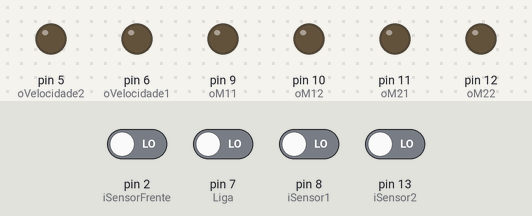
This sketch was run on a simulated Arduino Uno, built with avr-gcc and run on an emulated ATmega328P. Parts: output pins drawn as LEDs (lit = HIGH). The test bench sets the inputs (shaded band); at power-on: pin 2 (iSensorFrente), pin 7 (Liga), pin 8 (iSensor1), pin 13 (iSensor2) LOW.

Above: at 1.2 s.
1.3 s: pin 2 (iSensorFrente) driven HIGH
At 2.1 s:
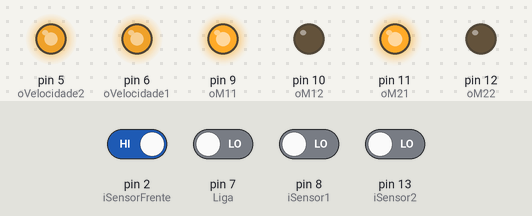
2.8 s: pin 8 (iSensor1) driven HIGH
At 3.2 s:
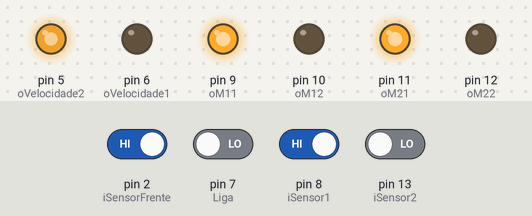
4.3 s: pin 13 (iSensor2) driven HIGH
At 5.5 s:
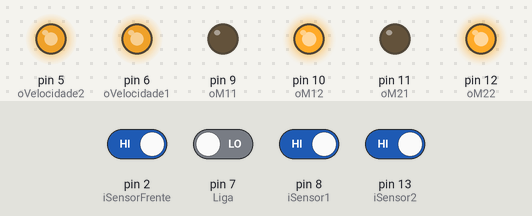
5.8 s: pin 8 (iSensor1) driven LOW
At 6.7 s:
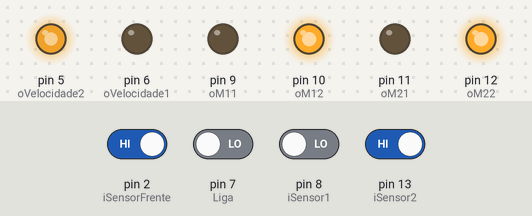
7.3 s: pin 13 (iSensor2) driven LOW
At 7.8 s:
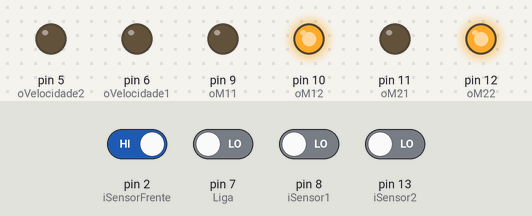
8.8 s: pin 7 (Liga) driven HIGH
At 10.2 s:
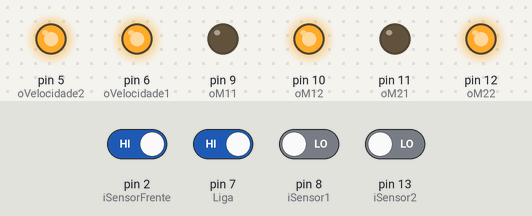
Timing chart, 0 to 11.3 s (numbered marks = the images above; inputs shaded):
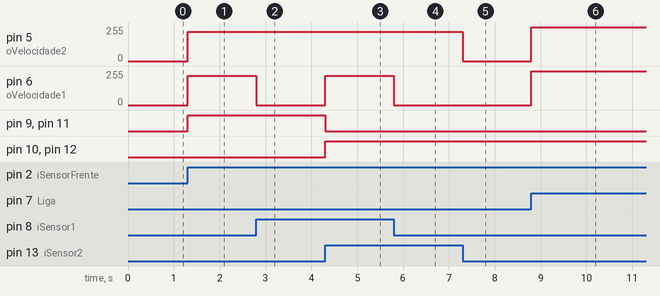

Measured:
- after the input at 1.3 s, pin 5 (oVelocidade2), pin 6 (oVelocidade1): 0/255 → 220/255 at once; pin 9 (oM11), pin 11 (oM21): LOW → HIGH at once
- after the input at 2.8 s, pin 6 (oVelocidade1): 220/255 → 0/255 at once
- after the input at 4.3 s, pin 6 (oVelocidade1): 0/255 → 220/255 at once; pin 9 (oM11), pin 11 (oM21): HIGH → LOW at once; pin 10 (oM12), pin 12 (oM22): LOW → HIGH at once
- after the input at 5.8 s, pin 6 (oVelocidade1): 220/255 → 0/255 at once
- after the input at 7.3 s, pin 5 (oVelocidade2): 220/255 → 0/255 at once
- after the input at 8.8 s, pin 5 (oVelocidade2), pin 6 (oVelocidade1): 0/255 → 255/255 at once

The sketch:

Codigo_final.ino
```cpp
/*
Trabalho de GB de circuitos microprocessados
criar um codigo em arduino para um carrinho ir de um ponto A para B utilizando os caminhos existentes
Codigo que busca um caminho para o carrinho seguir, caso haja um obstaculo, ele bloqueara o caminho, voltar um nó e criara outro caminho para prosseguir
*/


#define Liga 7
#define oVelocidade1 6
#define oVelocidade2 5
#define oM11 9
#define oM12 10
#define oM21 11
#define oM22 12
#define iSensor1 8
#define iSensor2 13
#define iSensorFrente 2
#define TAM 7
#define xIni 0
#define yIni 2
#define xFim 4
#define yFim 6
#define maxPassos 12

typedef struct caminho
{
  int direcao;      //1=Norte 2=Oeste 3=Sul 4=Leste
} caminho;

caminho camin[maxPassos];
int apontador[maxPassos];

int geraCaminho (char mapa[TAM][TAM], int x, int y, int passo = 0){

    int p1,p2,p3,p4,pf;
    char m[TAM][TAM];

    if (x < 0 || x >= TAM || y < 0 || y >= TAM || passo>maxPassos)return 0;

    char aqui = mapa[x][y];

    if (aqui == 'X' || aqui == 'I')return 0;

    if (aqui == 'S') return passo;

    for(int i=0;i<TAM;i++){
        for(int j=0;j<TAM;j++){
            m[i][j]=mapa[i][j];
        }
    }
    m[x][y] = 'I';

    p1 = geraCaminho (m, x + 1, y, passo+1);
    p2 = geraCaminho (m, x, y - 1, passo+1);
    p3 = geraCaminho (m, x, y + 1, passo+1);
    p4 = geraCaminho (m, x - 1, y, passo+1);

    if ((p1<=p2 || p2==0) && (p1<=p3 || p3==0) && (p1<=p4 || p4==0) && p1!=0){
        if(p1<apontador[passo] || apontador[passo]==0){
            camin[passo].direcao = 3;
            apontador[passo]=p1;
        }
        pf = p1;
    }else if ((p2<=p3 || p3==0) && (p2<=p4 || p4==0) && p2!=0){
        if(p2<apontador[passo] || apontador[passo]==0){
            camin[passo].direcao = 2;
            apontador[passo]=p2;
        }
        pf = p2;
    }else if ((p3<=p4 || p4==0) && (p3!=0)){
        if(p3<apontador[passo] || apontador[passo]==0){
            camin[passo].direcao = 4;
            apontador[passo]=p3;
        }
        pf = p3;
    }else if (p4!=0){
        if(p4<apontador[passo] || apontador[passo]==0){
            camin[passo].direcao = 1;
            apontador[passo]=p4;
        }
        pf = p4;
    }else {
        pf = 0;
    }
    return pf;
}


void frenteTras(bool re=false,int v=255){

  digitalWrite(oM11,re);
  digitalWrite(oM12,!re);
  digitalWrite(oM21,re);
  digitalWrite(oM22,!re);

  analogWrite(oVelocidade1,v);
  analogWrite(oVelocidade2,v);
  while(!digitalRead(iSensor1) || !digitalRead(iSensor2)){
    if(digitalRead(iSensor1)){
      analogWrite(oVelocidade1,0);
    }else if(digitalRead(iSensor2)){
      analogWrite(oVelocidade2,0);
    }else{
      analogWrite(oVelocidade1,v);
      analogWrite(oVelocidade2,v);
    }
  }
  parar();
  if(re){
  	digitalWrite(oM11,!re);
  	digitalWrite(oM12,re);
  	digitalWrite(oM21,!re);
  	digitalWrite(oM22,re);
  }
  while(digitalRead(iSensor1) || digitalRead(iSensor2)){
    if(!digitalRead(iSensor1)){
      analogWrite(oVelocidade1,0);
    }else if(!digitalRead(iSensor2)){
      analogWrite(oVelocidade2,0);
    }else{
      analogWrite(oVelocidade1,v);
      analogWrite(oVelocidade2,v);
    }
  }
  parar();
}

void virar(bool direita=true,int v=255){
  int chave1=false;
  int chave2=false;

  digitalWrite(oM11,direita);
  digitalWrite(oM12,!direita);
  digitalWrite(oM21,!direita);
  digitalWrite(oM22,direita);

  analogWrite(oVelocidade1,v);
  analogWrite(oVelocidade2,v);
  //delay(700);
  if(!direita){
    while(!chave2){
      if(!chave1 && digitalRead(iSensor1)){
        chave1=true;
      }
      if(chave1 && !digitalRead(iSensor1)){
        chave2=true;
      }
    }
  }else{
    while(!chave2){
      if(!chave1 && digitalRead(iSensor2)){
        chave1=true;
      }
      if(chave1 && !digitalRead(iSensor2)){
        chave2=true;
      }
    }
  }
  parar();
}

void parar(){
    analogWrite(oVelocidade1,0);
    analogWrite(oVelocidade2,0);
}

bool ligado;
int direcao;
int posX;
int posY;
int p;

void setup() {
    Serial.begin(9600);
    pinMode(oVelocidade1, OUTPUT);
    pinMode(oVelocidade2, OUTPUT);
    pinMode(oM11, OUTPUT);
    pinMode(oM12, OUTPUT);
    pinMode(oM21, OUTPUT);
    pinMode(oM22, OUTPUT);
    pinMode(iSensor1, INPUT);
    pinMode(iSensor2, INPUT);
    pinMode(iSensorFrente, INPUT);
    attachInterrupt(digitalPinToInterrupt(iSensorFrente), voltar, RISING);
    ligado = false;
  	char mapa[TAM][TAM];
    for (int i = 0; i < TAM; i++){
        for (int j = 0; j < TAM; j++){
    	    if (i%2==1 && j%2==1) mapa[i][j] = 'X';
    	    else mapa[i][j] = '0';
    	}
    }
    mapa[xFim][yFim] = 'S';

    geraCaminho (mapa, xIni, yIni);

  	direcao=3;
  	posX=xIni;
  	posY=yIni;
}

void loop() {
  int x;
  while(!ligado){
    ligado = digitalRead(Liga);
  }
  frenteTras(false);
  for(p=0;p<apontador[0]+1;p+=2){
     if(p==apontador[0]){
      	x=direcao-4;
     }else{
        x=direcao-camin[p].direcao;
     }
     Serial.println(x);
     direcao=camin[p].direcao;
     switch (direcao){
     case 1:
       posX-=2;
       break;
     case 2:
       posY-=2;
       break;
     case 3:
       posX+=2;
       break;
     case 4:
       posY+=2;
       break;
     }
  	 switch(x){
     case 0:
       frenteTras(false);
       break;
     case -1:
     case 3:
       virar(false);
       frenteTras(false);
       break;
     case 1:
     case -3:
       virar(true);
       frenteTras(false);
       break;
     case 2:
     case -2:
       virar(false);
       virar(false);
       frenteTras(false);
     break;
  }
  }
  parar();
  direcao=3;
  ligado=false;

}

void voltar(){
  int x;
  frenteTras(true,220);
  char mapa[TAM][TAM];
  for (int i = 0; i < TAM; i++){
    for (int j = 0; j < TAM; j++){
      if (i%2==1 && j%2==1) mapa[i][j] = 'X';
      else mapa[i][j] = '0';
    }
  }
  mapa[xFim][yFim] = 'S';
  for(int i=0;i<maxPassos;i++){
    apontador[i]=0;
  }
  switch (direcao){
  case 1:
    posX+=2;
    mapa[posX-1][posY]='X';
    break;
  case 2:
    posY+=2;
    mapa[posX][posY-1]='X';
    break;
  case 3:
    posX-=2;
    mapa[posX+1][posY]='X';
    break;
  case 4:
    posY-=2;
    mapa[posX][posY+1]='X';
    break;
  }
  geraCaminho(mapa,posX,posY);
  x=direcao-camin[0].direcao;
  direcao=camin[0].direcao;

  p=0;

  switch(x){
  case 0:
    break;
  case -1:
  case 3:
    virar(false);
    break;
  case 1:
  case -3:
    virar(true);
    break;
  case 2:
  case -2:
    virar(false);
    virar(false);
  	break;
  }
  digitalWrite(oM11,LOW);
  digitalWrite(oM12,HIGH);
  digitalWrite(oM21,LOW);
  digitalWrite(oM22,HIGH);
}
```
